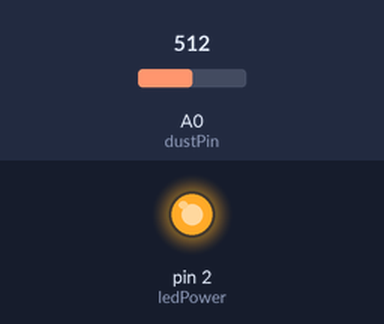
The sketch below on a simulated Arduino Uno, built with avr-gcc and run on an emulated ATmega328P. Shown: output pins drawn as LEDs (lit = HIGH). The inputs (shaded band) are chosen by the test bench; at power-on: A0 (dustPin) = 512. What the sketch prints to the serial monitor is not drawn.

Above: at 0.1 s.
Timing chart, 0 to 1.6 s (numbered marks = the images above):
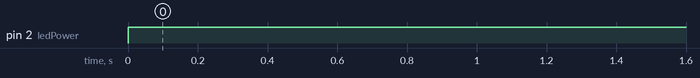

Measured:
- by itself, pin 2 (ledPower): LOW → HIGH at 0.00 s

The sketch:

staubsensor_programm_genau.ino
```cpp
#define Bitrate 19200
int dustPin = 0;  //angeschlossen an Pin 6
int ledPower = 2;  //LED an pin 2 angeschlossen
int delayTime = 500;  //messzeitabstand
int delayTime2 = 80;  //zeit in der gemessen wird ?
float offTime = 9689;  //messpause
int dustValue = 0;  //???????????????????????(kommt nicht im programm vor, oder? o.0)
float calcVoltage = 0; //errechnete Voltzahl
float voltMeasured = 0; //gemessenen Voltzahl im Sensor
float dustDensity = 0; // letztendliche Staubkonzentration
int i=0;
float voltage = 0;
float ppm=0;

void setup () {  //voreinstellgungen
   //Serial1.begin(Bitrate);
   Serial.begin(Bitrate);  //datenblocks pro sekunde
   pinMode (ledPower,OUTPUT);  //LED=verbraucher --> pinmode output
   pinMode (dustPin,OUTPUT); //staubsensor ist verbraucher...s.o.
 }


/*float Bit2Volt(int n){    //Function to convert raw ADC-data (0-255) to volt
  int raw = analogRead(n);
  Serial.println(raw);
  float volt = (float)raw*(5/1024);      //vorher 3.3/1024
  return volt;
}*/


void loop () {  //schleife <3

  /* digitalWrite (ledPower, LOW); //led anschalten
   delayMicroseconds (280);
   voltMeasured = Bit2Volt(dustPin);
   delayMicroseconds (40);
   digitalWrite (ledPower, HIGH);  //led ausschalten

   calcVoltage = voltMeasured;  //umrechnen von voltMeasured zu calcVoltage
   dustDensity = (0.17*calcVoltage-0.1); // weiterrechnen mit calcvoltage zu dustdensity
 */

   digitalWrite (ledPower, LOW);
   delayMicroseconds (280);
   dustValue=analogRead (dustPin);
   delayMicroseconds (40);
   digitalWrite (ledPower, HIGH);

   delayMicroseconds (9680);

  voltage = dustValue *0.0048875;    //vorher ppm/i*0.0049 (5/1023)
//  dustDensity = 0.17*voltage-0.1;
  if (voltage <= 3.5) {
    dustDensity = voltage /7.5;
  }
  else {
    dustDensity = (voltage-3.5)*2 +0.4;
  }


   Serial.print(dustValue);  //darstellen von gemessener voltzahl
   Serial.print ('|');
   Serial.print(voltage);  //- errechneter voltzahl
   Serial.print ('|');
   Serial.println(dustDensity);  //- letztendliche staubkonzentration
   delay (500);

   /*Serial1.print(dustValue);  //darstellen von gemessener voltzahl
   Serial1.print ('|');
   Serial1.print(voltage);  //- errechneter voltzahl
   Serial1.print ('|');
   Serial1.println(dustDensity);  //- letztendliche staubkonzentration
   delay (500);*/
 }
```
